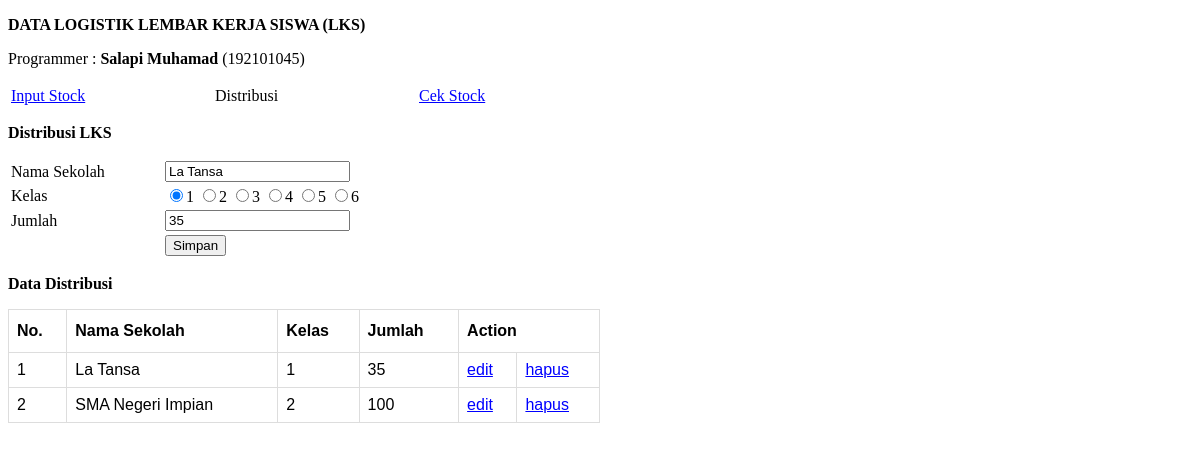
The app's page /distribusi.php?edit=1 with its own data.
### tables this page shows
CREATE TABLE `distribusi` (
  `id` int(11) NOT NULL AUTO_INCREMENT,
  `sekolah` varchar(200) DEFAULT NULL,
  `kelas` char(1) DEFAULT NULL,
  `jumlah` int(11) DEFAULT NULL,
  PRIMARY KEY (`id`)
);

### distribusi.php (the view, shortened to what this page needs)
<?php include "database.php"; ?>
<!DOCTYPE html>
<html lang="en">
<head>
</head>
<body>
    <p><strong>DATA LOGISTIK LEMBAR KERJA SISWA (LKS)</strong></p>
    <p>Programmer : <strong>Salapi Muhamad</strong> (192101045)</p>
    <table>
        <tr>
            <td style="width: 200px;"><a href="index.php">Input Stock</a></td>
            <td style="width: 200px;"><a>Distribusi</a></td>
            <td><a href="cekstok.php">Cek Stock</a></td>
        </tr>
    </table>
    <p><strong>Distribusi LKS</strong></p>
    <?php
    if(isset($_GET['edit'])){
        $id = $_GET['edit'];
        $sql = "select * from distribusi where id='$id'";
        $query = mysqli_query($db, $sql);
        $row = mysqli_fetch_assoc($query);
    }
    ?>
    <form action="distribusi.php" method="POST">
        <table>
            <tr>
                <td>Nama Sekolah</td>
                <td>
                    <input type="text" name="sekolah" id="sekolah" min="1" value="<?=$row['sekolah'] ?? '';?>" required>
                </td>
            </tr>
            <tr>
                <td style="width: 150px;">Kelas</td>
                <td>
                    <?php for($i = 1; $i <= 6; $i++) : ?>
                    <input type="radio" name="kelas" id="kelas" value="<?=$i;?>"
                            <?php if(isset($_GET['edit'])){ ?>
                            <?php if($i == $row['kelas']) : ?> checked <?php endif; ?>
                            <?php }else{ ?>
                            <?php if($i == 1) echo "checked"; ?>
                            <?php } ?>
                    ><?=$i;?>
                    <?php endfor; ?>
                </td>
            </tr>
            <tr>
                <td>Jumlah</td>
                <td>
                    <input type="number" name="jumlah" id="jumlah" min="1" value="<?=$row['jumlah'] ?? '';?>" required>
                </td>
            </tr>
            <tr>
                <td>&nbsp;</td>
                <td>
                    <?php if(isset($_GET['edit'])){ ?>
                    <input type="submit" name="edit" id="edit" value="Simpan">
                    <?php }else{ ?>
                    <input type="submit" name="submit" id="submit" value="Simpan">
                    <?php } ?>
                </td>
            </tr>
        </table>
    </form>
    <p><strong>Data Distribusi</strong></p>
    <table  id="customers">
        <tr>
            <th>No.</th>
            <th>Nama Sekolah</th>
            <th>Kelas</th>
            <th>Jumlah</th>
            <th colspan="2">Action</th>
        </tr>
        <?php
        $sql = "select * from distribusi where jumlah > 0";
        $query = mysqli_query($db, $sql);
        $i = 1;
        while($row = mysqli_fetch_assoc($query)) :
        ?>
        <tr>
            <td><?=$i++;?></td>
            <td><?=$row['sekolah'];?></td>
            <td><?=$row['kelas'];?></td>
            <td><?=number_format($row['jumlah'], 0, ',', '.');?></td>
            <td><a href="distribusi.php?edit=<?=$row['id'];?>">edit</a></td>
            <td><a href="distribusi.php?delete=<?=$row['id'];?>" onclick="return confirm('Anda yakin ingin menghapus ini?')">hapus</a></td>
        </tr>
        <?php endwhile; ?>
    </table>
</body>
</html>

### distribusi.php (style rules this page uses)
a:link { color: blue; }
#customers { font-family: Arial, Helvetica, sans-serif; border-collapse: collapse; width: 50%; }
#customers td, #customers th { border: 1px solid #ddd; padding: 8px; }
#customers th { padding-top: 12px; padding-bottom: 12px; text-align: left; color: black; }

### records on screen
distribusi: sekolah "La Tansa", kelas "☑", jumlah "35", kelas "1"
distribusi: sekolah "SMA Negeri Impian", kelas "2", jumlah "100"
